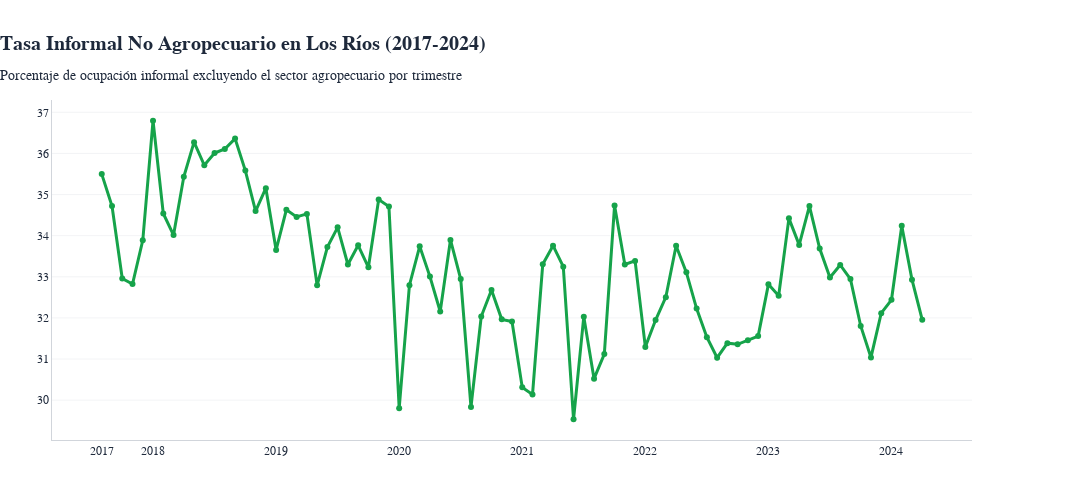

This figure's notebook cell:
### Markdown cell above
### 9.4 🌾 Visualización 3: Tasa Informal No Agropecuario (%)

**¿Qué mide este indicador?**
- Porcentaje de ocupación informal excluyendo el sector agropecuario
- Ofrece una vista más urbana/industrial de la informalidad laboral
- Elimina el sesgo del sector agrícola que tradicionalmente tiene mayor informalidad

**Interpretación:**
- **Exclusión sectorial**: No incluye trabajos agrícolas, ganaderos o forestales
- **Focus urbano**: Refleja principalmente la informalidad en sectores secundarios y terciarios
- **Comparabilidad**: Permite comparar con otros países que excluyen el sector primario
- **Políticas focalizadas**: Útil para políticas dirigidas a sectores no agrícolas

**Color identificativo:** 🟢 Verde (#16a34a)

### Code cell
# Visualización 3: Tasa informal no agro (%)
col = 'tasa_informal_noagro'
label = 'Tasa informal no agro (%)'
color = '#16a34a'

if col not in serie_base.columns:
    print(f'❌ Omitido {col} (no existe)')
else:
    df_plot = serie_base[['Trimestre Móvil','DTI_CL_SEXO', col]].copy()
    if '_T' in df_plot['DTI_CL_SEXO'].unique():
        df_plot = df_plot[df_plot['DTI_CL_SEXO'] == '_T']
    df_plot = df_plot.drop_duplicates(subset=['Trimestre Móvil']).sort_values('Trimestre Móvil')

    # Construir ticks: primer período de cada año para mostrar todos los años
    years_seen = {}
    tickvals = []
    ticktext = []
    for periodo in df_plot['Trimestre Móvil']:
        year = periodo.split()[0]
        if year not in years_seen:
            years_seen[year] = periodo
            tickvals.append(periodo)  # Usar período real, no año
            ticktext.append(year)     # Mostrar solo el año

    fig = go.Figure()
    fig.add_trace(go.Scatter(
        x=df_plot['Trimestre Móvil'],
        y=df_plot[col],
        mode='lines+markers',
        name=label,
        line=dict(color=color, width=3),
        marker=dict(color=color, size=6),
        hovertemplate='<b>%{x}</b><br>'+label+': %{y:.1f}%<extra></extra>'
    ))

    # NO agregar línea de promedio ni línea COVID-19

    fig.update_layout(
        title=dict(
            text='<b>Tasa Informal No Agropecuario en Los Ríos (2017-2024)</b><br><sub>Porcentaje de ocupación informal excluyendo el sector agropecuario por trimestre</sub>',
            x=0,
            font=dict(size=20, family='Georgia, serif', color='#1e293b')
        ),
        font=STYLE['font'],
        legend=STYLE['legend'],
        plot_bgcolor='white',
        paper_bgcolor='white',
        xaxis=dict(
            title='',
            showgrid=False,
            tickfont=dict(family='Georgia, serif', size=12),
            linecolor='#d1d5db',
            tickcolor='#d1d5db',
            tickmode='array',
            tickvals=tickvals,  # Períodos reales
            ticktext=ticktext,  # Solo años para mostrar
            range=[tickvals[0], tickvals[-1]]  # Rango ajustado: desde el primer período hasta el último
        ),
        yaxis=dict(
            title='',
            showgrid=True,
            gridcolor='#f3f4f6',
            gridwidth=1,
            tickfont=dict(family='Georgia, serif', size=12),
            linecolor='#d1d5db',
            tickcolor='#d1d5db',
            tickformat='',
            zeroline=False
        ),
        margin=dict(l=20, r=120, t=100, b=60),  # Margen izquierdo muy reducido para pegar al eje Y
        width=1200,  # Más ancho
        height=500
    )

    fig.show()
    print(f'✅ Gráfico generado: {label} - {len(df_plot)} períodos')
    print(f'📊 Años mostrados: {ticktext}')

### Figure 1 — Plotly figure (JSON) as saved in the notebook; plotly's stock layout.template omitted (floating-point values rounded to 4 significant figures)
{"data": [{"hovertemplate": "<b>%{x}</b><br>Tasa informal no agro (%): %{y:.1f}%<extra></extra>", "line": {"color": "#16a34a", "width": 3}, "marker": {"color": "#16a34a", "size": 6}, "mode": "lines+markers", "name": "Tasa informal no agro (%)", "type": "scatter", "x": ["2017 ago-oct", "2017 jul-sep", "2017 nov-ene", "2017 oct-dic", "2017 sep-nov", "2018 abr-jun", "2018 ago-oct", "2018 dic-feb", "2018 ene-mar", "2018 feb-abr", "2018 jul-sep", "2018 jun-ago", "2018 mar-may", "2018 may-jul", "2018 nov-ene", "2018 oct-dic", "2018 sep-nov", "2019 abr-jun", "2019 ago-oct", "2019 dic-feb", "2019 ene-mar", "2019 feb-abr", "2019 jul-sep", "2019 jun-ago", "2019 mar-may", "2019 may-jul", "2019 nov-ene", "2019 oct-dic", "2019 sep-nov", "2020 abr-jun", "2020 ago-oct", "2020 dic-feb", "2020 ene-mar", "2020 feb-abr", "2020 jul-sep", "2020 jun-ago", "2020 mar-may", "2020 may-jul", "2020 nov-ene", "2020 oct-dic", "2020 sep-nov", "2021 abr-jun", "2021 ago-oct", "2021 dic-feb", "2021 ene-mar", "2021 feb-abr", "2021 jul-sep", "2021 jun-ago", "2021 mar-may", "2021 may-jul", "2021 nov-ene", "2021 oct-dic", "2021 sep-nov", "2022 abr-jun", "2022 ago-oct", "2022 dic-feb", "2022 ene-mar", "2022 feb-abr", "2022 jul-sep", "2022 jun-ago", "2022 mar-may", "2022 may-jul", "2022 nov-ene", "2022 oct-dic", "2022 sep-nov", "2023 abr-jun", "2023 ago-oct", "2023 dic-feb", "2023 ene-mar", "2023 feb-abr", "2023 jul-sep", "2023 jun-ago", "2023 mar-may", "2023 may-jul", "2023 nov-ene", "2023 oct-dic", "2023 sep-nov", "2024 dic-feb", "2024 ene-mar", "2024 feb-abr", "2024 mar-may"], "y": [35.5, 34.72, 32.96, 32.82, 33.89, 36.79, 34.54, 34.02, 35.43, 36.27, 35.71, 36.01, 36.11, 36.36, 35.58, 34.6, 35.15, 33.65, 34.63, 34.46, 34.53, 32.79, 33.72, 34.2, 33.3, 33.77, 33.23, 34.88, 34.71, 29.8, 32.8, 33.74, 33.0, 32.16, 33.9, 32.94, 29.83, 32.03, 32.68, 31.96, 31.91, 30.31, 30.14, 33.31, 33.76, 33.25, 29.54, 32.03, 30.52, 31.12, 34.73, 33.3, 33.39, 31.29, 31.95, 32.5, 33.75, 33.11, 32.23, 31.53, 31.03, 31.39, 31.36, 31.46, 31.56, 32.82, 32.54, 34.42, 33.78, 34.72, 33.69, 32.98, 33.29, 32.94, 31.8, 31.04, 32.11, 32.44, 34.24, 32.93, 31.95]}], "layout": {"font": {"color": "#1e293b", "family": "Georgia, serif"}, "height": 500, "legend": {"font": {"family": "Georgia, serif"}}, "margin": {"b": 60, "l": 20, "r": 120, "t": 100}, "paper_bgcolor": "white", "plot_bgcolor": "white", "title": {"font": {"color": "#1e293b", "family": "Georgia, serif", "size": 20}, "text": "<b>Tasa Informal No Agropecuario en Los Ríos (2017-2024)</b><br><sub>Porcentaje de ocupación informal excluyendo el sector agropecuario por trimestre</sub>", "x": 0}, "width": 1200, "xaxis": {"linecolor": "#d1d5db", "range": ["2017 ago-oct", "2024 dic-feb"], "showgrid": false, "tickcolor": "#d1d5db", "tickfont": {"family": "Georgia, serif", "size": 12}, "tickmode": "array", "ticktext": ["2017", "2018", "2019", "2020", "2021", "2022", "2023", "2024"], "tickvals": ["2017 ago-oct", "2018 abr-jun", "2019 abr-jun", "2020 abr-jun", "2021 abr-jun", "2022 abr-jun", "2023 abr-jun", "2024 dic-feb"], "title": {"text": ""}}, "yaxis": {"gridcolor": "#f3f4f6", "gridwidth": 1, "linecolor": "#d1d5db", "showgrid": true, "tickcolor": "#d1d5db", "tickfont": {"family": "Georgia, serif", "size": 12}, "tickformat": "", "title": {"text": ""}, "zeroline": false}}}
